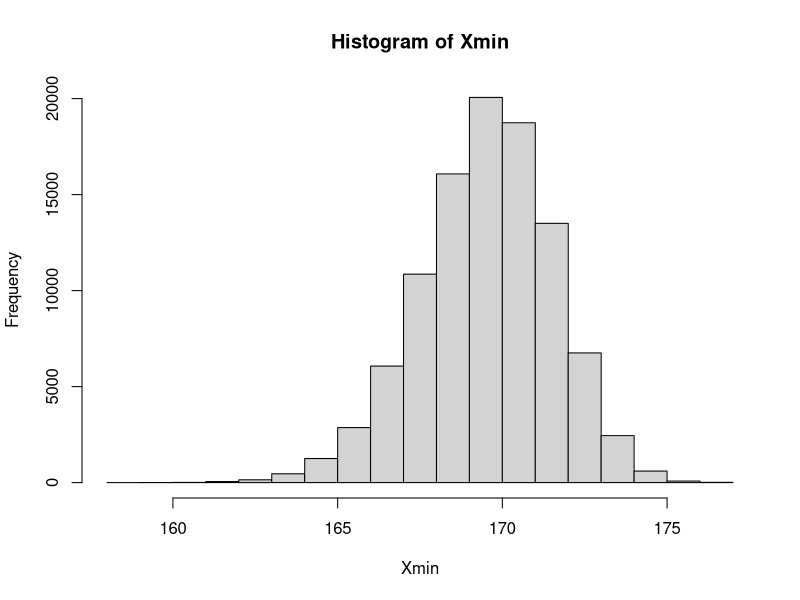
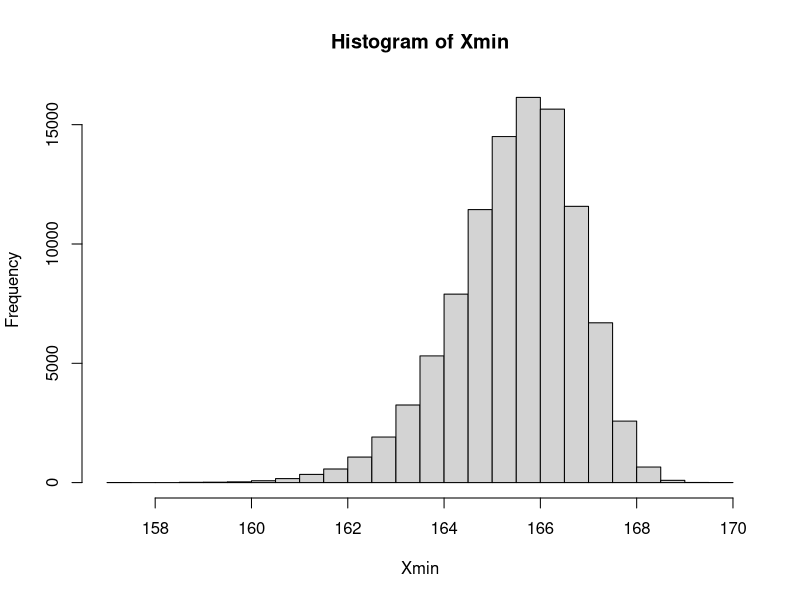
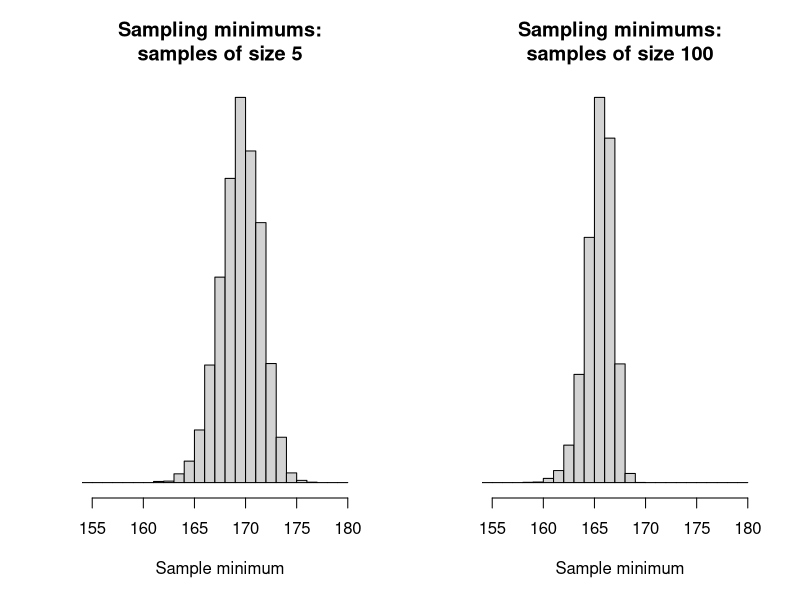
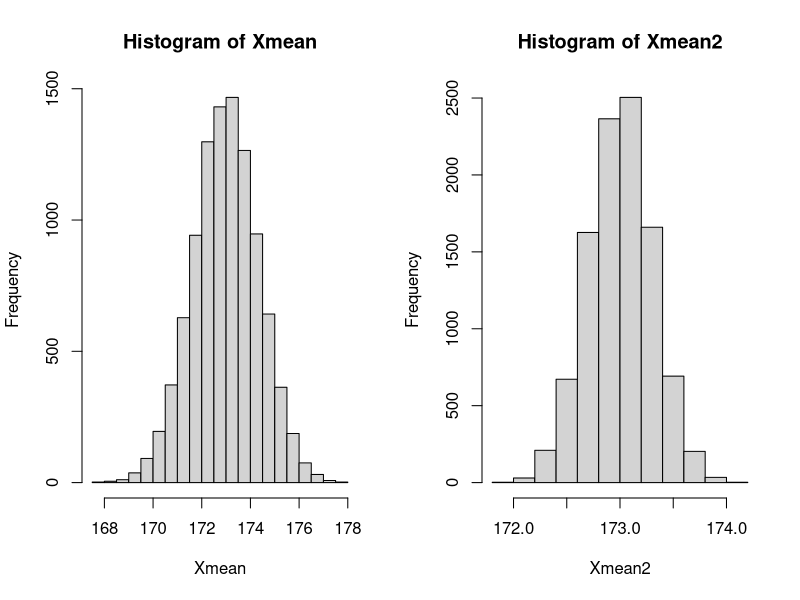
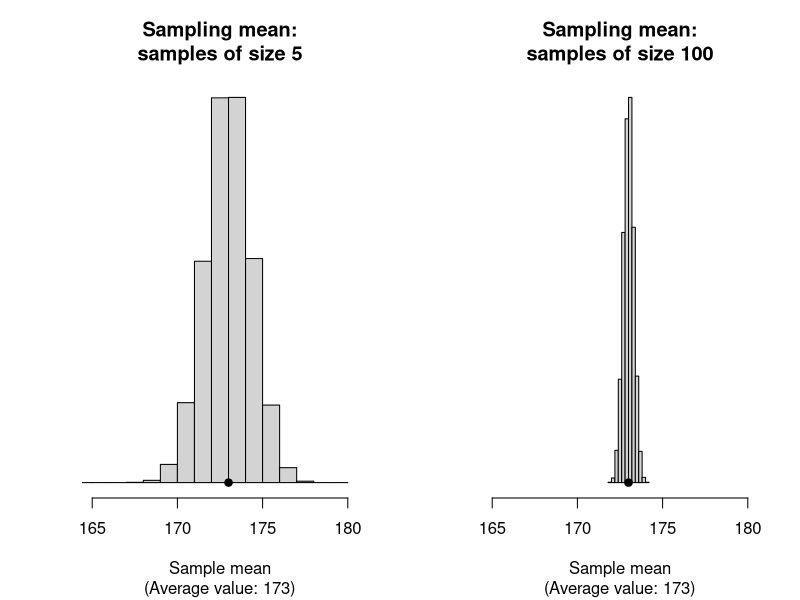
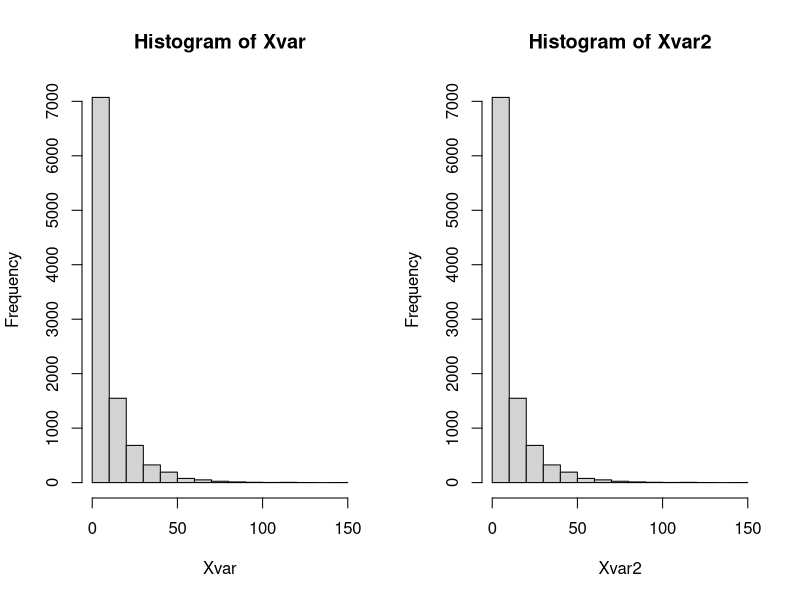
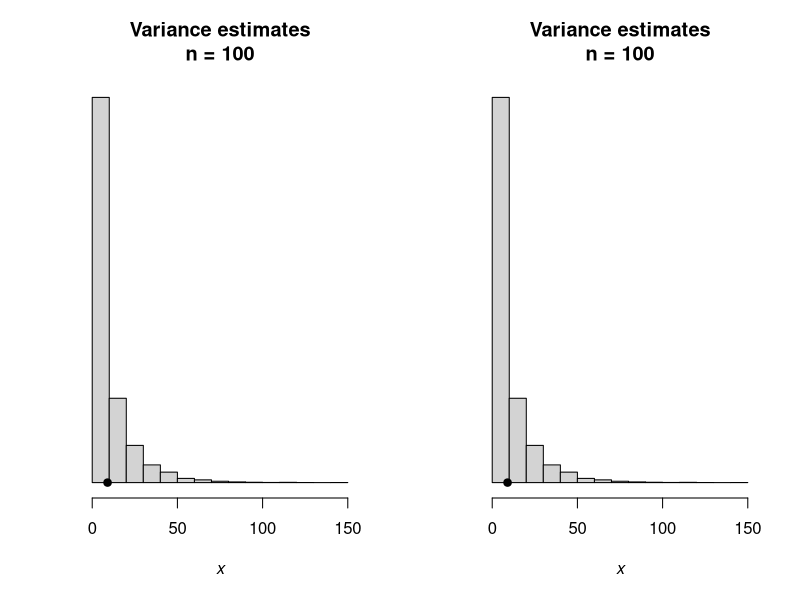
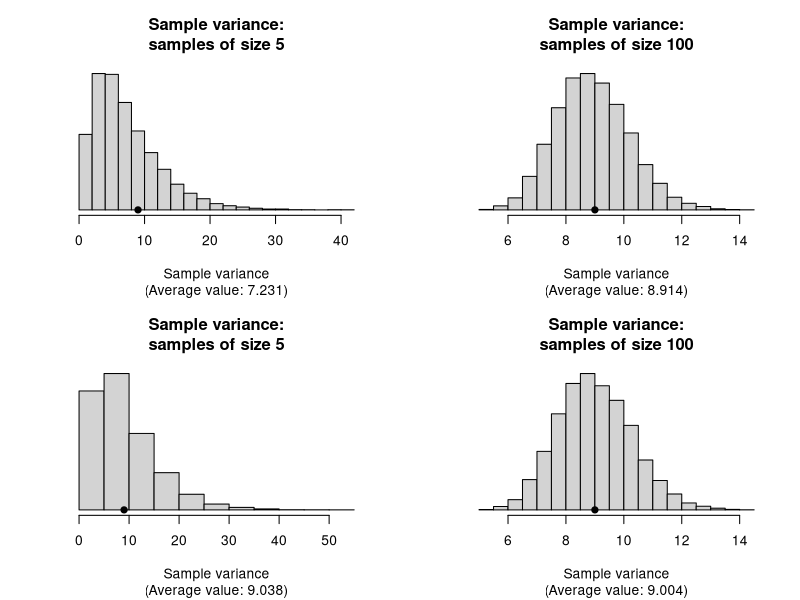

Write R code to recreate these figures, in order. (Note: this script raises an error after producing the figures.)
## ---- chunk 1
Population <- c(22, 23, 27, 28, 38)
min_P <- min(Population)
min_P
## ---- chunk 2
combn(Population, 2)
## ---- chunk 3
min_S <- combn(Population, 2, FUN = min)
min_S
## ---- chunk 4
table(min_S)
## ---- chunk 5
min_S <- combn(Population, 4, FUN = min)
table(min_S)
## ---- chunk 6
set.seed(1592875)
## ---- chunk 7
x_Mn <- 173; x_Sd <- 3        # Population (model) mean and std dev.
sample_Size <- 5              # Sample size is 5
x1 <- rnorm(sample_Size,      # Take a sample of this size...
            mean = x_Mn, sd = x_Sd)     # ... from this distribution
min(x1)                       # Compute the sample minimum for this sample
## ---- chunk 8
num_Sims <- 100000           # Number of simulations

# Generate random values
Xvals <- rnorm(num_Sims * sample_Size,
               mean = x_Mn, sd = x_Sd)

# Place these into an array, with each sample as a column 
Xvals <- array(Xvals,
               dim = c(sample_Size, num_Sims) )

# Find the minimum of each sample (i.e., column)
Xmin   <- apply(Xvals, 
                MARGIN = 2, 
                FUN = min) 
hist(Xmin)          # Create the histogram of sample minimums
## ---- chunk 9
sample_Size2 <- 100

# Generate random values
Xvals <- rnorm(num_Sims * sample_Size2,
               mean = x_Mn, sd = x_Sd)

# Place these into an array, with each sample as a column 
Xvals <- array(Xvals,
               dim = c(sample_Size2, num_Sims) )

# Find the minimum of each sample (i.e., column)
Xmin   <- apply(Xvals, 
                MARGIN = 2,    # MARGIN = 2 means the columns
                FUN = min)     # Find the minimum of each column
hist(Xmin)                     # Create the histogram of sample minimums
## ---- chunk 10
par( mfrow = c(1, 2))

set.seed(1592875)

sample_Size <- 5

x_Mn <- 173
x_Sd <- 3
num_Sims <- 10000          # Number of simulations

#####

# Generate random values
Xvals <- rnorm(num_Sims * sample_Size,
               mean = x_Mn, sd = x_Sd)

# Place these into an array, with each sample as a column 
Xvals <- array(Xvals,
               dim = c(sample_Size, num_Sims) )

# Find the minimum of each sample (i.e., column)
Xmin   <- apply(Xvals, 
                MARGIN = 2, 
                FUN = min) 

hist(Xmin, 
     xlim = c(155, 180),
     xlab = "Sample minimum",
     ylab = "",
     breaks = seq(150, 180, by = 1),
     main = "Sampling minimums:\nsamples of size 5",
     axes = FALSE)
axis(side = 1)

#####

sample_Size2 <- 100

Xvals2 <- rnorm(num_Sims * sample_Size2,
                mean = x_Mn, sd = x_Sd)
Xvals2 <- array(Xvals2,
                dim = c(sample_Size2, num_Sims) )
Xmin2  <- apply(Xvals2, 
                MARGIN = 2, 
                FUN = "min") 

hist(Xmin2, 
     xlim = c(155, 180),
     xlab = "Sample minimum",
     ylab = "",
     breaks = seq(150, 180, by = 1),
     main = "Sampling minimums:\nsamples of size 100",
     axes = FALSE)
axis(side = 1)
## ---- chunk 11
# Mean: n = 5
Xmean   <- apply(Xvals, 
                 MARGIN = 2, 
                 FUN = mean) 
hist(Xmean)          # Create the histogram of sample minimums

# Mean: n = 100
Xmean2   <- apply(Xvals2, 
                 MARGIN = 2, 
                 FUN = mean) 
hist(Xmean2)          # Create the histogram of sample minimums
## ---- chunk 12
par( mfrow = c(1, 2))

hist(Xmean, 
     xlim = c(165, 180),
     xlab = "Sample mean",
     ylab = "",
     breaks = seq(150, 180, by = 1),
     main = "Sampling mean:\nsamples of size 5",
     sub = paste0("(Average value: ", round(mean(Xmean), 1), ")"),
     axes = FALSE)
axis(side = 1)
points(x = x_Mn, 
       y = 0,
       pch = 19)



#####

hist(Xmean2, 
     xlim = c(165, 180),
     xlab = "Sample mean",
     ylab = "",
     #breaks = seq(150, 180, by = 1),
     main = "Sampling mean:\nsamples of size 100",
     sub = paste0("(Average value: ", round(mean(Xmean2), 1), ")"),
     axes = FALSE)
axis(side = 1)
points(x = x_Mn, 
       y = 0,
       pch = 19)


## ---- chunk 13
s2mu <- function(x) { (sum(x - x_Mn)^2) / length(x) }
Xvar   <- apply(Xvals,
                MARGIN = 2,
                FUN = s2mu)

hist(Xvar) 

Xvar2   <- apply(Xvals,
                 MARGIN = 2,
                 FUN = s2mu)

hist(Xvar2) 
## ---- chunk 14
par( mfrow = c(1, 2))

hist(Xvar,
     xlab = expression(italic(x)),
     main = "Variance estimates\nn = 100",
     ylab = "",
     axes = FALSE) 
axis(side = 1)

points(x = x_Sd^2,
       y = 0,
       pch = 19)

hist(Xvar2,
     xlab = expression(italic(x)),
     main = "Variance estimates\nn = 100",
     ylab = "",
     axes = FALSE) 
axis(side = 1)
points(x = x_Sd^2,
       y = 0,
       pch = 19)
## ---- chunk 15

s2n <- function(x) { (sum( (x - mean(x))^2) ) / length(x)}

Xvarn   <- apply(Xvals, 
                MARGIN = 2, 
                FUN = s2n) 
Xvarn2   <- apply(Xvals2, 
                 MARGIN = 2, 
                 FUN = s2n) 


Xvar   <- apply(Xvals, 
                MARGIN = 2, 
                FUN = var) 
Xvar2   <- apply(Xvals2, 
                 MARGIN = 2, 
                 FUN = var) 
xRange <- c(1, 2)


#####

par( mfrow = c(2, 2))


hist(Xvarn, 
#     xlim = xRange,
     xlab = "Sample variance",
     ylab = "",
     #breaks = seq(150, 180, by = 1),
     main = "Sample variance:\nsamples of size 5",
     sub = paste0("(Average value: ", round(mean(Xvarn), 3), ")"),
     axes = FALSE)
axis(side = 1)
points(x = x_Sd^2, 
       y = 0,
       pch = 19)



#####

hist(Xvarn2, 
#     xlim = c(165, 180),
     xlab = "Sample variance",
     ylab = "",
     #breaks = seq(150, 180, by = 1),
     main = "Sample variance:\nsamples of size 100",
     sub = paste0("(Average value: ", round(mean(Xvarn2), 3), ")"),
     axes = FALSE)
axis(side = 1)
points(x = x_Sd^2, 
       y = 0,
       pch = 19)


##


hist(Xvar, 
#     xlim = xRange,
     xlab = "Sample variance",
     ylab = "",
     #breaks = seq(150, 180, by = 1),
     main = "Sample variance:\nsamples of size 5",
     sub = paste0("(Average value: ", round(mean(Xvar), 3), ")"),
     axes = FALSE)
axis(side = 1)
points(x = x_Sd^2, 
       y = 0,
       pch = 19)



#####

hist(Xvar2, 
#     xlim = c(165, 180),
     xlab = "Sample variance",
     ylab = "",
     #breaks = seq(150, 180, by = 1),
     main = "Sample variance:\nsamples of size 100",
     sub = paste0("(Average value: ", round(mean(Xvar2), 3), ")"),
     axes = FALSE)
axis(side = 1)
points(x = x_Sd^2, 
       y = 0,
       pch = 19)

## ---- chunk 16
set.seed(123)

ns <- c(5, 15, 100)
lambda <- 4
B <- 10000  # number of simulations

sim_means <- lapply(ns, function(n) {
  replicate(B, 
            mean(rexp(n, rate = lambda)))
})

hist(sim_means[[1]]) 
hist(sim_means[[2]])
hist(sim_means[[3]])

# The variance when n = 100 should be about twenty times larger
# than the variance for n = 5:
var(sim_means[[1]]) / var(sim_means[[3]])
## ---- chunk 17
par(mfrow = c(1, 3))

hist(sim_means[[1]], 
     axes = FALSE,
     xlim = c(0, 0.8),
     main = "Sample means:\nn = 5", 
     ylab = "",
     xlab = "Sample means")
axis(side = 1)
points(x = 1/lambda,
       y = 0,
       pch = 19)

hist(sim_means[[2]], 
     axes = FALSE,
     xlim = c(0, 0.8),
     main = "Sample means:\nn = 15", 
     ylab = "",
     xlab = "Sample mean")
axis(side = 1)
points(x = 1/lambda,
       y = 0,
       pch = 19)

hist(sim_means[[3]], 
     axes = FALSE,
     xlim = c(0, 0.8),
     breaks = 5,
     main = "Sample means:\nn = 100", 
     ylab = "",
     xlab = "Sample mean")
axis(side = 1)
points(x = 1/lambda,
       y = 0,
       pch = 19)


## ---- chunk 18
set.seed(8979704) # For reproducibility

a_1 <- -8; a_2 <- 10
num_Sims <- 10000

X_1 <- rnorm(num_Sims,
             mean = 2, 
             sd = sqrt(5) )
X_2 <- rnorm(num_Sims,
             mean = 25, 
             sd = sqrt(1) )

Y <- a_1 * X_1 + a_2 * X_2
hist(Y)

mean(Y); var(Y)

## ---- chunk 19
hist(Y,
     axes = FALSE,
     freq = FALSE,
     ylab = "",
     main = expression(bold(atop(The~distribution~of~the,
                                 random~variable~italic(Y)))),
     xlab = expression(italic(y)))
axis(side = 1)
points(x = 234,
       y = 0,
       pch = 19)

curve(dnorm(x, mean = 234, sd = sqrt(420)),
      add = TRUE,
      lwd = 2,
      from = 150, 
      to = 350)
## ---- chunk 20
2 * ( pnorm( -1.667 ) )
## ---- chunk 21
par( mfrow = c(1, 2))

x <- seq(3 - 4 * 0.6,
         3 + 4 * 0.6,
         length = 200)
y <- dnorm(x,
           mean = 3,
           sd = 0.6)
plot( y ~ x,
      type = "l",
      lwd = 2,
      las = 1,
      axes = FALSE,
      main = "Weight of\nindividual envelopes",
      xlab = "Envelope weight (in g)",
      ylab = "Density")
axis(side = 1)
box()


x <- seq(75 - 4 * 3,
         75 + 4 * 3,
         length = 200)
y <- dnorm(x,
           mean = 75,
           sd = 3)
plot( y ~ x,
      type = "l",
      lwd = 2,
      las = 1,
      axes = FALSE,
      main = "Weight of packs of\n25 envelopes",
      xlab = "Pack weight (in g)",
      ylab = "Density")
axis(side = 1)
box()
shadeNormal(x, y,
            col = "grey",
            lo = 70,
            hi = 80)
## ---- chunk 22
z <- qnorm(0.95)
z

n <- (z * 12 / 5) ^ 2
n
## ---- chunk 23
pnorm( -1.78 )
## ---- chunk 24

## ---- chunk 25

## ---- chunk 26
1 - pnorm(2.69)
## ---- chunk 27
par( mfrow = c(1, 3))

xx <- seq(0.01, 4, length = 100)
plot( x = xx,
      y = dchisq(xx, df = 1),
      lwd = 2,
      type = "l",
      xlab = expression(italic(x)),
      ylab = "Density",
      las = 1,
      main = expression( bold(chi^2*"-"*distribution: df==1)))

xx <- seq(0.001, 15, length = 100)
plot( x = xx,
      y = dchisq(xx, df = 5),
      lwd = 2,
      type = "l",
      xlab = expression(italic(x)),
      ylab = "Density",
      las = 1,
      main = expression( bold(chi^2*"-"*distribution: df==5)))

xx <- seq(0.001, 50, length = 100)
plot( x = xx,
      y = dchisq(xx, df = 20),
      lwd = 2,
      type = "l",
      xlab = expression(italic(x)),
      ylab = "Density",
      las = 1,
      main = expression( bold(chi^2*"-"*distribution: df==20)))
## ---- chunk 28
qchisq(0.9, df = 12)
## ---- chunk 29
pchisq(18, df = 9, lower.tail = FALSE)
## ---- chunk 30
par( mfrow = c(1, 3))

xx <- seq(-4, 4,
          length = 100)

plot( x = xx,
      y = dt(xx, df = 2),
      ylim = c(0, 0.4),
      lwd = 2,
      type = "l",
      axes = FALSE,
      xlab = expression(italic(x)),
      ylab = "Density",
      las = 1,
      main = expression( bold(The~italic(t)*"-"*distribution~with~2~df)))
axis(side = 1)
lines( x = xx,
       y = dnorm(x = xx),
       lwd = 2,
       lty = 2,
       col = plotColour1)

plot( x = xx,
      y = dt(xx, df = 7),
      lwd = 2,
      type = "l",
      axes = FALSE,
      xlab = expression(italic(x)),
      ylab = "Density",
      las = 1,
      main = expression( bold(The~italic(t)*"-"*distribution~with~7~df)))
axis(side = 1)
lines( x = xx,
       y = dnorm(x = xx),
       lwd = 2,
       lty = 2,
       col = plotColour1)

plot( x = xx,
      y = dt(xx, df = 30),
      lwd = 2,
      type = "l",
      axes = FALSE,
      xlab = expression(italic(x)),
      ylab = "Density",
      las = 1,
      main = expression( bold(The~italic(t)*"-"*distribution~with~30~df)))
axis(side = 1)
lines( x = xx,
       y = dnorm(x = xx),
       lwd = 2,
       lty = 2,
       col = plotColour1)
## ---- chunk 31
pt(-0.645, df = 4)
## ---- chunk 32
par(mfrow = c(1, 3))

xx <- seq(0.01, 4, length = 100)

plot( x = xx,
      y = df(xx, df1 = 1, df2 = 4),
      lwd = 2,
      type = "l",
      xlab = expression(italic(x)),
      ylab = "Density",
      las = 1,
      main = expression(bold(atop(The~italic(F)*"-"*distribution,
                                  with~df=="(1, 4)"))))

plot( x = xx,
      y = df(xx, df1 = 6, df2 = 1),
      lwd = 2,
      type = "l",
      xlab = expression(italic(x)),
      ylab = "Density",
      las = 1,
      main = expression(bold(atop(The~italic(F)*"-"*distribution,
                                  with~df=="(6, 1)"))))

plot( x = xx,
      y = df(xx, df1 = 30, df2 = 5),
      lwd = 2,
      type = "l",
      xlab = expression(italic(x)),
      ylab = "Density",
      las = 1,
      main = expression(bold(atop(The~italic(F)*"-"*distribution,
                                  with~df=="(30, 5)"))))
## ---- chunk 33
pf(1,    df1 = 2, df2 = 10)
qf(0.99, df1 = 2, df2 = 10)
